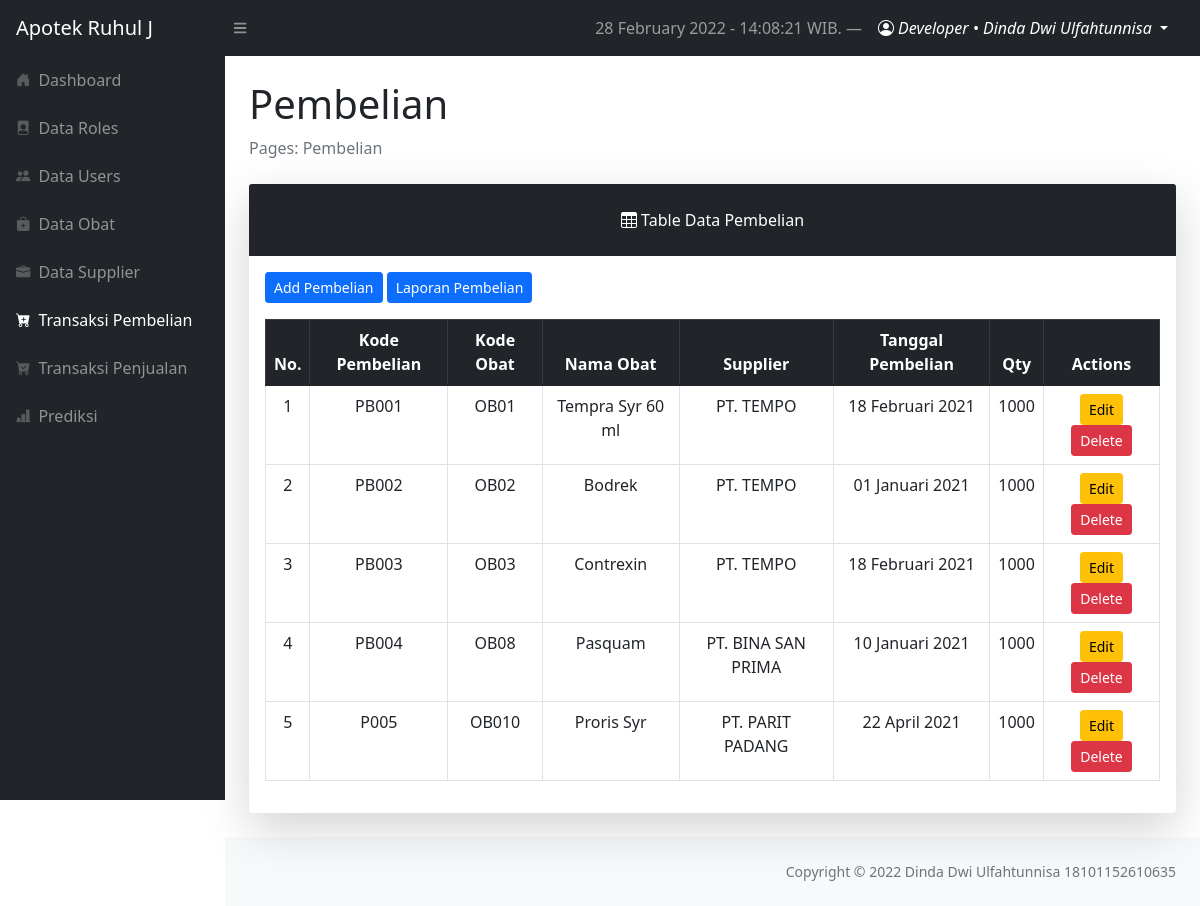
Screenshot of /layouts/dashboard/index.php?page=pembelian (signed in) with the database file from the repository.
### tables this page shows
CREATE TABLE `tbl_pembelian` (
  `pembelian_id` int(11) NOT NULL,
  `kode_pembelian` varchar(10) NOT NULL,
  `obat_id` int(11) NOT NULL,
  `kode_obat` varchar(10) NOT NULL,
  `supplier_id` int(11) NOT NULL,
  `bulan` varchar(11) NOT NULL,
  `tahun` year(4) NOT NULL,
  `tgl_pembelian` date NOT NULL,
  `total_pembelian` int(11) NOT NULL
);

CREATE TABLE `tbl_obat` (
  `obat_id` int(11) NOT NULL,
  `kode_obat` varchar(10) NOT NULL,
  `nama_obat` varchar(50) NOT NULL,
  `kedaluwarsa` date NOT NULL,
  `harga_beli` int(11) NOT NULL,
  `harga_jual` int(11) NOT NULL,
  `satuan_obat` varchar(10) NOT NULL,
  `stok` int(11) NOT NULL,
  `supplier_id` int(11) NOT NULL
);

CREATE TABLE `tbl_supplier` (
  `supplier_id` int(11) NOT NULL,
  `kode_supplier` varchar(10) NOT NULL,
  `nama_supplier` varchar(50) NOT NULL,
  `alamat` text NOT NULL,
  `nohp` varchar(13) NOT NULL
);

### config/config.php (called while the page is built, shortened)
<?php
$localhost  = "localhost";
$username   = "root";
$password   = "root";
$db         = "forecasting_apotek";
$conn = mysqli_connect($localhost, $username, $password, $db);
function query($query)
{
    global $conn;
    $result = mysqli_query($conn, $query);
    while ($row = mysqli_fetch_assoc($result)) {
        $rows[] = $row;
    }
    return $rows;
}
function TanggalIndo($date)
{
    $BulanIndo = array("Januari", "Februari", "Maret", "April", "Mei", "Juni", "Juli", "Agustus", "September", "Oktober", "November", "Desember");
    $tahun = substr($date, 0, 4);
    $bulan = substr($date, 5, 2);
    $tgl   = substr($date, 8, 2);
    $result = $tgl . " " . $BulanIndo[(int) $bulan - 1] . " " . $tahun;
    return ($result);
}

### layouts/dashboard/pembelian/index.php (the view, shortened to what this page needs)
<?php
require '../../config/config.php';
$pembelians = query("SELECT * FROM tbl_pembelian
                        INNER JOIN tbL_obat ON tbl_pembelian.obat_id = tbl_obat.obat_id
                        INNER JOIN tbl_supplier ON tbl_pembelian.supplier_id = tbl_supplier.supplier_id
                    ");
$no = 1;
?>
<main>
    <div class="container-fluid px-4">
        <h1 class="mt-4">Pembelian</h1>
        <ol class="breadcrumb mb-4">
            <li class="breadcrumb-item active">Pages: Pembelian</li>
        </ol>
        <div class="card shadow-lg border-0 mb-4">
            <div class="card-header border-0 text-center p-4 bg-dark text-white">
                <i class="bi bi-table"></i>
                Table Data Pembelian
            </div>
            <div class="card-body">
                <a href="?page=pembelian/create" class="btn btn-sm btn-primary mb-3">Add Pembelian</a>
                <a href="?page=pembelian/laporan" class="btn btn-sm btn-primary mb-3">Laporan Pembelian</a>
                <table class="table table-bordered table-hover table-responsive-sm text-center">
                    <thead class="table-dark">
                        <th scope="col">No.</th>
                        <th scope="col">Kode Pembelian</th>
                        <th scope="col">Kode Obat</th>
                        <th scope="col">Nama Obat</th>
                        <th scope="col">Supplier</th>
                        <th scope="col">Tanggal Pembelian</th>
                        <th scope="col">Qty</th>
                        <th scope="col">Actions</th>
                    </thead>
                    <tbody>
                        <?php foreach ($pembelians as $pembelian) : ?>
                            <tr>
                                <td><?= $no++; ?></td>
                                <td><?= $pembelian['kode_pembelian']; ?></td>
                                <td><?= $pembelian['kode_obat']; ?></td>
                                <td><?= $pembelian['nama_obat']; ?></td>
                                <td><?= $pembelian['nama_supplier']; ?></td>
                                <td><?= TanggalIndo($pembelian['tgl_pembelian']); ?></td>
                                <td><?= $pembelian['total_pembelian']; ?></td>
                                <td>
                                    <a href="index.php?page=pembelian/update&id=<?= $pembelian['pembelian_id'] ?>" class="btn btn-sm btn-warning">Edit</a>
                                    <a href="index.php?page=pembelian/delete&id=<?= $pembelian['pembelian_id'] ?>" class="btn btn-sm btn-danger" onclick="return confirm('Are you sure to delete pembelian?')">Delete</a>
                                </td>
                            </tr>
                        <?php endforeach; ?>
                    </tbody>
                </table>
            </div>
        </div>
</main>

### rows the page displays
tbl_pembelian: kode_pembelian "PB001", obat.kode_obat "OB01", obat.nama_obat "Tempra Syr 60 ml", supplier.nama_supplier "PT. TEMPO", tgl_pembelian "18 Februari 2021", total_pembelian "1000"
tbl_pembelian: kode_pembelian "PB002", obat.kode_obat "OB02", obat.nama_obat "Bodrek", supplier.nama_supplier "PT. TEMPO", tgl_pembelian "01 Januari 2021", total_pembelian "1000"
tbl_pembelian: kode_pembelian "PB003", obat.kode_obat "OB03", obat.nama_obat "Contrexin", supplier.nama_supplier "PT. TEMPO", tgl_pembelian "18 Februari 2021", total_pembelian "1000"
tbl_pembelian: kode_pembelian "PB004", obat.kode_obat "OB08", obat.nama_obat "Pasquam", supplier.nama_supplier "PT. BINA SAN PRIMA", tgl_pembelian "10 Januari 2021", total_pembelian "1000"
tbl_pembelian: kode_pembelian "P005", obat.kode_obat "OB010", obat.nama_obat "Proris Syr", supplier.nama_supplier "PT. PARIT PADANG", tgl_pembelian "22 April 2021", total_pembelian "1000"

### other values shown
$timenow "28 February 2022 - 14:08:21"
$_SESSION['username'] "Developer"
$_SESSION['fullname'] "Dinda Dwi Ulfahtunnisa"
